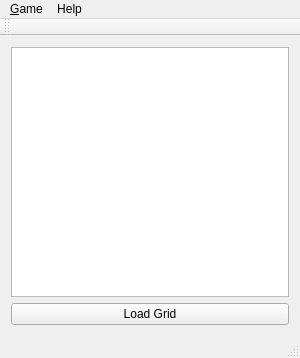
<?xml version="1.0" encoding="UTF-8"?>
<ui version="4.0">
 <class>SudokuClass</class>
 <widget class="QMainWindow" name="SudokuClass">
  <property name="geometry">
   <rect>
    <x>0</x>
    <y>0</y>
    <width>300</width>
    <height>353</height>
   </rect>
  </property>
  <property name="sizePolicy">
   <sizepolicy hsizetype="Minimum" vsizetype="Minimum">
    <horstretch>0</horstretch>
    <verstretch>0</verstretch>
   </sizepolicy>
  </property>
  <property name="windowTitle">
   <string>Sudoku</string>
  </property>
  <property name="unifiedTitleAndToolBarOnMac">
   <bool>true</bool>
  </property>
  <widget class="QWidget" name="centralWidget">
   <property name="sizePolicy">
    <sizepolicy hsizetype="Minimum" vsizetype="Minimum">
     <horstretch>0</horstretch>
     <verstretch>0</verstretch>
    </sizepolicy>
   </property>
   <property name="minimumSize">
    <size>
     <width>300</width>
     <height>300</height>
    </size>
   </property>
   <property name="maximumSize">
    <size>
     <width>300</width>
     <height>300</height>
    </size>
   </property>
   <layout class="QVBoxLayout" name="verticalLayout">
    <item>
     <widget class="QTextEdit" name="textEdit"/>
    </item>
    <item>
     <widget class="QPushButton" name="pushButton">
      <property name="text">
       <string>Load Grid</string>
      </property>
     </widget>
    </item>
   </layout>
  </widget>
  <widget class="QMenuBar" name="menuBar">
   <property name="geometry">
    <rect>
     <x>0</x>
     <y>0</y>
     <width>300</width>
     <height>21</height>
    </rect>
   </property>
   <widget class="QMenu" name="menu_Game">
    <property name="title">
     <string>&amp;Game</string>
    </property>
    <widget class="QMenu" name="menuLoad_recent">
     <property name="title">
      <string>Load recent</string>
     </property>
     <addaction name="actionNo_recent_games"/>
    </widget>
    <addaction name="actionNew_random"/>
    <addaction name="separator"/>
    <addaction name="action_Open"/>
    <addaction name="menuLoad_recent"/>
    <addaction name="separator"/>
    <addaction name="action_Save"/>
    <addaction name="actionSave_as"/>
    <addaction name="separator"/>
    <addaction name="action_Quit"/>
   </widget>
   <widget class="QMenu" name="menuHelp_2">
    <property name="title">
     <string>Help</string>
    </property>
    <addaction name="actionShow_Hints"/>
    <addaction name="separator"/>
    <addaction name="actionSolve_row"/>
    <addaction name="actionSolve_column"/>
    <addaction name="actionSolve_3x3"/>
    <addaction name="separator"/>
    <addaction name="actionSolve_entire_puzzle"/>
    <addaction name="separator"/>
    <addaction name="action_About"/>
   </widget>
   <addaction name="menu_Game"/>
   <addaction name="menuHelp_2"/>
  </widget>
  <widget class="QToolBar" name="mainToolBar">
   <attribute name="toolBarArea">
    <enum>TopToolBarArea</enum>
   </attribute>
   <attribute name="toolBarBreak">
    <bool>false</bool>
   </attribute>
  </widget>
  <widget class="QStatusBar" name="statusBar"/>
  <action name="action_Open">
   <property name="icon">
    <iconset>
     <normalon>:/Sudoku/Resources/openFile.png</normalon>
    </iconset>
   </property>
   <property name="text">
    <string>Load...</string>
   </property>
  </action>
  <action name="action_Save">
   <property name="enabled">
    <bool>false</bool>
   </property>
   <property name="icon">
    <iconset>
     <normalon>:/Sudoku/Resources/save.png</normalon>
    </iconset>
   </property>
   <property name="text">
    <string>&amp;Save</string>
   </property>
  </action>
  <action name="actionSave_as">
   <property name="enabled">
    <bool>false</bool>
   </property>
   <property name="icon">
    <iconset>
     <normalon>:/Sudoku/Resources/saveAs.png</normalon>
    </iconset>
   </property>
   <property name="text">
    <string>Save &amp;as...</string>
   </property>
  </action>
  <action name="actionAbout">
   <property name="text">
    <string>About...</string>
   </property>
  </action>
  <action name="action_Quit">
   <property name="icon">
    <iconset>
     <normalon>:/Sudoku/Resources/exit.png</normalon>
    </iconset>
   </property>
   <property name="text">
    <string>&amp;Quit</string>
   </property>
  </action>
  <action name="action_Show_errors">
   <property name="text">
    <string>&amp;Show errors</string>
   </property>
  </action>
  <action name="actionSolve_row">
   <property name="enabled">
    <bool>false</bool>
   </property>
   <property name="icon">
    <iconset>
     <normalon>:/Sudoku/Resources/RowSelect.png</normalon>
    </iconset>
   </property>
   <property name="text">
    <string>Solve &amp;Row</string>
   </property>
  </action>
  <action name="actionSolve_column">
   <property name="enabled">
    <bool>false</bool>
   </property>
   <property name="icon">
    <iconset>
     <normalon>:/Sudoku/Resources/ColumnSelect.png</normalon>
    </iconset>
   </property>
   <property name="text">
    <string>Solve &amp;Column</string>
   </property>
  </action>
  <action name="actionSolve_3x3">
   <property name="enabled">
    <bool>false</bool>
   </property>
   <property name="icon">
    <iconset>
     <normalon>:/Sudoku/Resources/3x3Select.png</normalon>
    </iconset>
   </property>
   <property name="text">
    <string>Solve 3x3 &amp;grid</string>
   </property>
  </action>
  <action name="actionSolve_entire_puzzle">
   <property name="enabled">
    <bool>true</bool>
   </property>
   <property name="icon">
    <iconset>
     <normalon>:/Sudoku/Resources/GridSelectAll.png</normalon>
    </iconset>
   </property>
   <property name="text">
    <string>Solve Entire &amp;Puzzle</string>
   </property>
  </action>
  <action name="actionShow_Hints">
   <property name="checkable">
    <bool>false</bool>
   </property>
   <property name="enabled">
    <bool>false</bool>
   </property>
   <property name="icon">
    <iconset>
     <normalon>:/Sudoku/Resources/GridCellsSelected.png</normalon>
    </iconset>
   </property>
   <property name="text">
    <string>Show &amp;Errors</string>
   </property>
  </action>
  <action name="action_About">
   <property name="text">
    <string>&amp;About this application...</string>
   </property>
  </action>
  <action name="actionNew_random">
   <property name="icon">
    <iconset>
     <normalon>:/Sudoku/Resources/newFile.png</normalon>
    </iconset>
   </property>
   <property name="text">
    <string>&amp;New</string>
   </property>
  </action>
  <action name="actionNo_recent_games">
   <property name="enabled">
    <bool>false</bool>
   </property>
   <property name="text">
    <string>No recent games</string>
   </property>
  </action>
 </widget>
 <layoutdefault spacing="6" margin="11"/>
 <resources>
  <include location="Sudoku.qrc"/>
 </resources>
 <connections/>
</ui>
